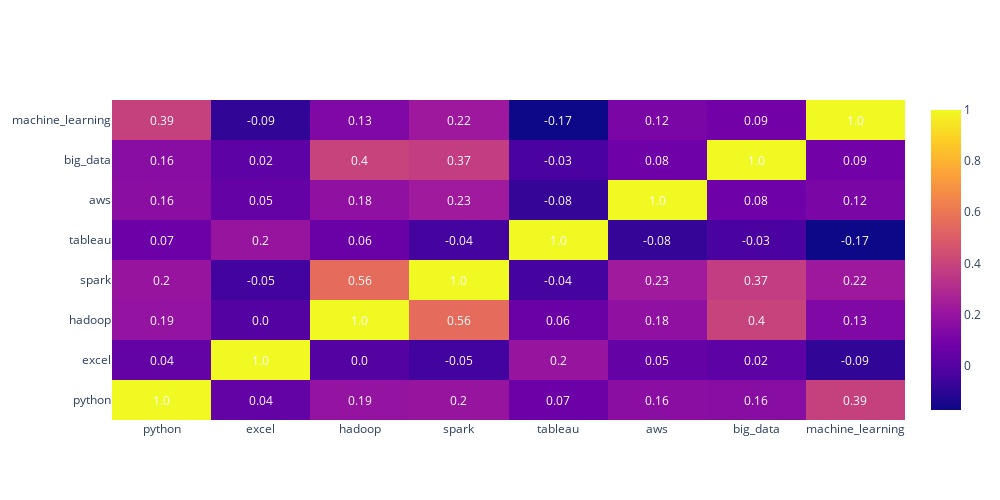

The notebook cell this image was saved under:
### Markdown cell above
## Finding Relevant skills
This figure contains two subplots that analyzes the presence of specific skills. Understanding the probability and count of job listings requiring specific skills helps job seekers prioritize their learning development. Employers are able to use this information to tailor their job postings to attract qualified candidates with the most relevant skills.

### Code cell
correl = df[['python', 'excel', 'hadoop', 'spark', 
             'tableau', 'aws', 'big_data', 'machine_learning']].corr()
leng = [(i, j) for i in range(len(correl)) for j in range(len(correl))]
annotations = [
    go.layout.Annotation(
        x = correl.columns[j],
        y = correl.columns[i],
        text=str(round(correl.iloc[i,j], 2)),
        showarrow=False,
        font=dict(size=12, color="white")
    )
    for i, j in leng
]

fig = go.Figure(data=go.Heatmap(
    z=correl.values,
    x=correl.columns,
    y=correl.columns
))

fig.update_layout(height=500, 
                  width=1000,
                 annotations=annotations)
fig.show()

### Figure 1 — Plotly figure (JSON) as saved in the notebook; plotly's stock layout.template omitted (floating-point values rounded to 4 significant figures)
{"data": [{"type": "heatmap", "x": ["python", "excel", "hadoop", "spark", "tableau", "aws", "big_data", "machine_learning"], "y": ["python", "excel", "hadoop", "spark", "tableau", "aws", "big_data", "machine_learning"], "z": [[1, 0.04447, 0.1938, 0.2016, 0.06857, 0.1649, 0.1558, 0.3872], [0.04447, 1, 0.001583, -0.05082, 0.2027, 0.04797, 0.02431, -0.09063], [0.1938, 0.001583, 1, 0.5573, 0.0625, 0.1809, 0.3953, 0.1319], [0.2016, -0.05082, 0.5573, 1, -0.04438, 0.2295, 0.3738, 0.2212], [0.06857, 0.2027, 0.0625, -0.04438, 1, -0.08428, -0.03131, -0.1732], [0.1649, 0.04797, 0.1809, 0.2295, -0.08428, 1, 0.07546, 0.1153], [0.1558, 0.02431, 0.3953, 0.3738, -0.03131, 0.07546, 1, 0.08948], [0.3872, -0.09063, 0.1319, 0.2212, -0.1732, 0.1153, 0.08948, 1]]}], "layout": {"annotations": [{"font": {"color": "white", "size": 12}, "showarrow": false, "text": "1.0", "x": "python", "y": "python"}, {"font": {"color": "white", "size": 12}, "showarrow": false, "text": "0.04", "x": "excel", "y": "python"}, {"font": {"color": "white", "size": 12}, "showarrow": false, "text": "0.19", "x": "hadoop", "y": "python"}, {"font": {"color": "white", "size": 12}, "showarrow": false, "text": "0.2", "x": "spark", "y": "python"}, {"font": {"color": "white", "size": 12}, "showarrow": false, "text": "0.07", "x": "tableau", "y": "python"}, {"font": {"color": "white", "size": 12}, "showarrow": false, "text": "0.16", "x": "aws", "y": "python"}, {"font": {"color": "white", "size": 12}, "showarrow": false, "text": "0.16", "x": "big_data", "y": "python"}, {"font": {"color": "white", "size": 12}, "showarrow": false, "text": "0.39", "x": "machine_learning", "y": "python"}, {"font": {"color": "white", "size": 12}, "showarrow": false, "text": "0.04", "x": "python", "y": "excel"}, {"font": {"color": "white", "size": 12}, "showarrow": false, "text": "1.0", "x": "excel", "y": "excel"}, {"font": {"color": "white", "size": 12}, "showarrow": false, "text": "0.0", "x": "hadoop", "y": "excel"}, {"font": {"color": "white", "size": 12}, "showarrow": false, "text": "-0.05", "x": "spark", "y": "excel"}, {"font": {"color": "white", "size": 12}, "showarrow": false, "text": "0.2", "x": "tableau", "y": "excel"}, {"font": {"color": "white", "size": 12}, "showarrow": false, "text": "0.05", "x": "aws", "y": "excel"}, {"font": {"color": "white", "size": 12}, "showarrow": false, "text": "0.02", "x": "big_data", "y": "excel"}, {"font": {"color": "white", "size": 12}, "showarrow": false, "text": "-0.09", "x": "machine_learning", "y": "excel"}, {"font": {"color": "white", "size": 12}, "showarrow": false, "text": "0.19", "x": "python", "y": "hadoop"}, {"font": {"color": "white", "size": 12}, "showarrow": false, "text": "0.0", "x": "excel", "y": "hadoop"}, {"font": {"color": "white", "size": 12}, "showarrow": false, "text": "1.0", "x": "hadoop", "y": "hadoop"}, {"font": {"color": "white", "size": 12}, "showarrow": false, "text": "0.56", "x": "spark", "y": "hadoop"}, {"font": {"color": "white", "size": 12}, "showarrow": false, "text": "0.06", "x": "tableau", "y": "hadoop"}, {"font": {"color": "white", "size": 12}, "showarrow": false, "text": "0.18", "x": "aws", "y": "hadoop"}, {"font": {"color": "white", "size": 12}, "showarrow": false, "text": "0.4", "x": "big_data", "y": "hadoop"}, {"font": {"color": "white", "size": 12}, "showarrow": false, "text": "0.13", "x": "machine_learning", "y": "hadoop"}, {"font": {"color": "white", "size": 12}, "showarrow": false, "text": "0.2", "x": "python", "y": "spark"}, {"font": {"color": "white", "size": 12}, "showarrow": false, "text": "-0.05", "x": "excel", "y": "spark"}, {"font": {"color": "white", "size": 12}, "showarrow": false, "text": "0.56", "x": "hadoop", "y": "spark"}, {"font": {"color": "white", "size": 12}, "showarrow": false, "text": "1.0", "x": "spark", "y": "spark"}, {"font": {"color": "white", "size": 12}, "showarrow": false, "text": "-0.04", "x": "tableau", "y": "spark"}, {"font": {"color": "white", "size": 12}, "showarrow": false, "text": "0.23", "x": "aws", "y": "spark"}, {"font": {"color": "white", "size": 12}, "showarrow": false, "text": "0.37", "x": "big_data", "y": "spark"}, {"font": {"color": "white", "size": 12}, "showarrow": false, "text": "0.22", "x": "machine_learning", "y": "spark"}, {"font": {"color": "white", "size": 12}, "showarrow": false, "text": "0.07", "x": "python", "y": "tableau"}, {"font": {"color": "white", "size": 12}, "showarrow": false, "text": "0.2", "x": "excel", "y": "tableau"}, {"font": {"color": "white", "size": 12}, "showarrow": false, "text": "0.06", "x": "hadoop", "y": "tableau"}, {"font": {"color": "white", "size": 12}, "showarrow": false, "text": "-0.04", "x": "spark", "y": "tableau"}, {"font": {"color": "white", "size": 12}, "showarrow": false, "text": "1.0", "x": "tableau", "y": "tableau"}, {"font": {"color": "white", "size": 12}, "showarrow": false, "text": "-0.08", "x": "aws", "y": "tableau"}, {"font": {"color": "white", "size": 12}, "showarrow": false, "text": "-0.03", "x": "big_data", "y": "tableau"}, {"font": {"color": "white", "size": 12}, "showarrow": false, "text": "-0.17", "x": "machine_learning", "y": "tableau"}, {"font": {"color": "white", "size": 12}, "showarrow": false, "text": "0.16", "x": "python", "y": "aws"}, {"font": {"color": "white", "size": 12}, "showarrow": false, "text": "0.05", "x": "excel", "y": "aws"}, {"font": {"color": "white", "size": 12}, "showarrow": false, "text": "0.18", "x": "hadoop", "y": "aws"}, {"font": {"color": "white", "size": 12}, "showarrow": false, "text": "0.23", "x": "spark", "y": "aws"}, {"font": {"color": "white", "size": 12}, "showarrow": false, "text": "-0.08", "x": "tableau", "y": "aws"}, {"font": {"color": "white", "size": 12}, "showarrow": false, "text": "1.0", "x": "aws", "y": "aws"}, {"font": {"color": "white", "size": 12}, "showarrow": false, "text": "0.08", "x": "big_data", "y": "aws"}, {"font": {"color": "white", "size": 12}, "showarrow": false, "text": "0.12", "x": "machine_learning", "y": "aws"}, {"font": {"color": "white", "size": 12}, "showarrow": false, "text": "0.16", "x": "python", "y": "big_data"}, {"font": {"color": "white", "size": 12}, "showarrow": false, "text": "0.02", "x": "excel", "y": "big_data"}, {"font": {"color": "white", "size": 12}, "showarrow": false, "text": "0.4", "x": "hadoop", "y": "big_data"}, {"font": {"color": "white", "size": 12}, "showarrow": false, "text": "0.37", "x": "spark", "y": "big_data"}, {"font": {"color": "white", "size": 12}, "showarrow": false, "text": "-0.03", "x": "tableau", "y": "big_data"}, {"font": {"color": "white", "size": 12}, "showarrow": false, "text": "0.08", "x": "aws", "y": "big_data"}, {"font": {"color": "white", "size": 12}, "showarrow": false, "text": "1.0", "x": "big_data", "y": "big_data"}, {"font": {"color": "white", "size": 12}, "showarrow": false, "text": "0.09", "x": "machine_learning", "y": "big_data"}, {"font": {"color": "white", "size": 12}, "showarrow": false, "text": "0.39", "x": "python", "y": "machine_learning"}, {"font": {"color": "white", "size": 12}, "showarrow": false, "text": "-0.09", "x": "excel", "y": "machine_learning"}, {"font": {"color": "white", "size": 12}, "showarrow": false, "text": "0.13", "x": "hadoop", "y": "machine_learning"}, {"font": {"color": "white", "size": 12}, "showarrow": false, "text": "0.22", "x": "spark", "y": "machine_learning"}, {"font": {"color": "white", "size": 12}, "showarrow": false, "text": "-0.17", "x": "tableau", "y": "machine_learning"}, {"font": {"color": "white", "size": 12}, "showarrow": false, "text": "0.12", "x": "aws", "y": "machine_learning"}, {"font": {"color": "white", "size": 12}, "showarrow": false, "text": "0.09", "x": "big_data", "y": "machine_learning"}, {"font": {"color": "white", "size": 12}, "showarrow": false, "text": "1.0", "x": "machine_learning", "y": "machine_learning"}], "height": 500, "width": 1000, "xaxis": {"autorange": true, "range": [-0.5, 7.5], "type": "category"}, "yaxis": {"autorange": true, "range": [-0.5, 7.5], "type": "category"}}}
